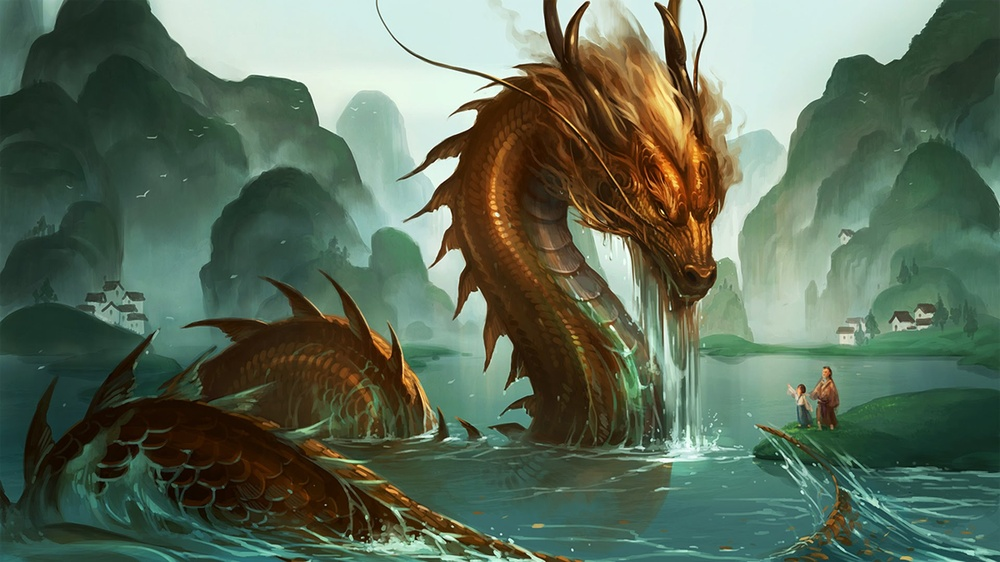
#> input picture Inputs/1) dragon.jpg, 1000 x 562 px, shrunk from 1920 x 1080 before the run, found by its file name
$ python '5)_OpenCV_ColorSpaces.py'
#> lines starting #> are read from the running program, lines starting #| are printed output that depends on the picture
import cv2, os
img = cv2.imread(os.path.join(".", "inputs", "1) dragon.jpg"))
#> img is the input picture: shape (562, 1000, 3); mean B, G, R 89.4, 108.7, 91.8
img_gray = cv2.cvtColor(img, cv2.COLOR_BGR2GRAY)
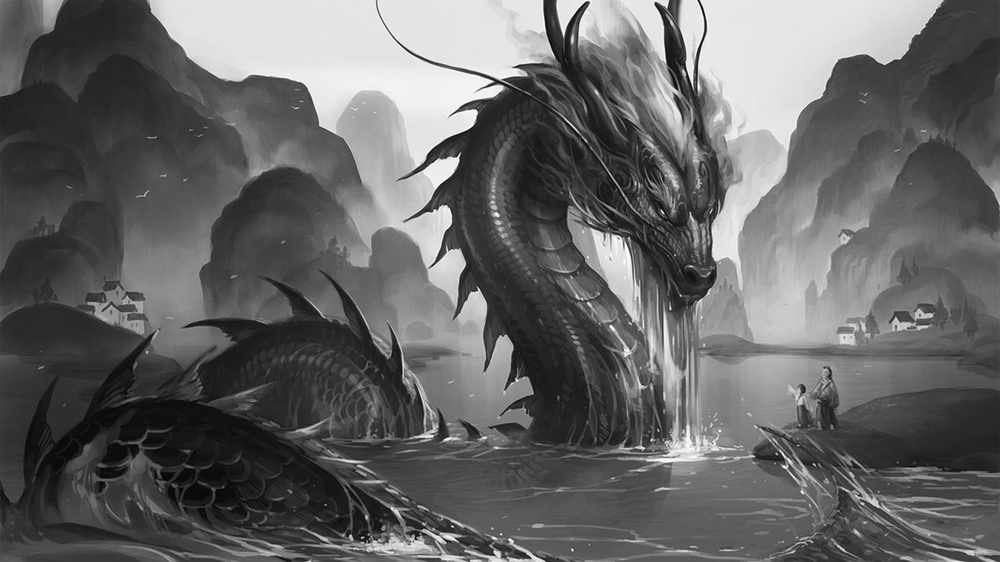
#> img_gray: shape (562, 1000); min 1, max 255, mean 101.5
img_rgb = cv2.cvtColor(img, cv2.COLOR_BGR2RGB)
img_hsv = cv2.cvtColor(img, cv2.COLOR_BGR2HSV)
#> img_hsv: shape (562, 1000, 3); mean H, S, V 58.9, 105.1, 115
cv2.namedWindow("BGR Dragon", cv2.WINDOW_NORMAL)
cv2.imshow("BGR Dragon", img)
cv2.namedWindow("RGB Dragon", cv2.WINDOW_NORMAL)
cv2.imshow("RGB Dragon", img_rgb)
cv2.namedWindow("Gray Dragon", cv2.WINDOW_NORMAL)
cv2.imshow("Gray Dragon", img_gray)
cv2.namedWindow("HSV Dragon", cv2.WINDOW_NORMAL)
cv2.imshow("HSV Dragon", img_hsv)
cv2.waitKey(0)
cv2.destroyAllWindows()
cv2.imwrite(os.path.join(".", "outputs", "2) dragon_rgb.jpg"), img_rgb)
cv2.imwrite(os.path.join(".", "outputs", "3) dragon_gray.jpg"), img_gray)
cv2.imwrite(os.path.join(".", "outputs", "4) dragon_hsv.jpg"), img_hsv)

$ run again, with Inputs/4) bear.jpg copied over Inputs/1) dragon.jpg
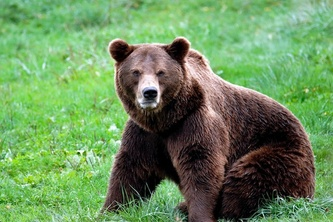
#> input picture Inputs/4) bear.jpg, 333 x 222 px, shrunk from 640 x 427 before the run, found by its file name
#> img is the input picture: shape (222, 333, 3); mean B, G, R 91.8, 141.6, 106.1
#> `img_gray = cv2.cvtColor(img, cv2.COLOR_BGR2GRAY)`:
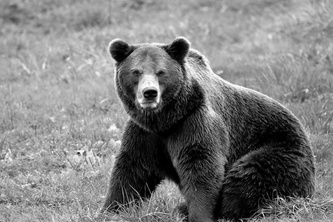
#> img_gray: shape (222, 333); min 0, max 255, mean 125.3
#> img_hsv: shape (222, 333, 3); mean H, S, V 57.8, 105.2, 147.8

$ run again, with Inputs/6) messi.jpg copied over Inputs/1) dragon.jpg
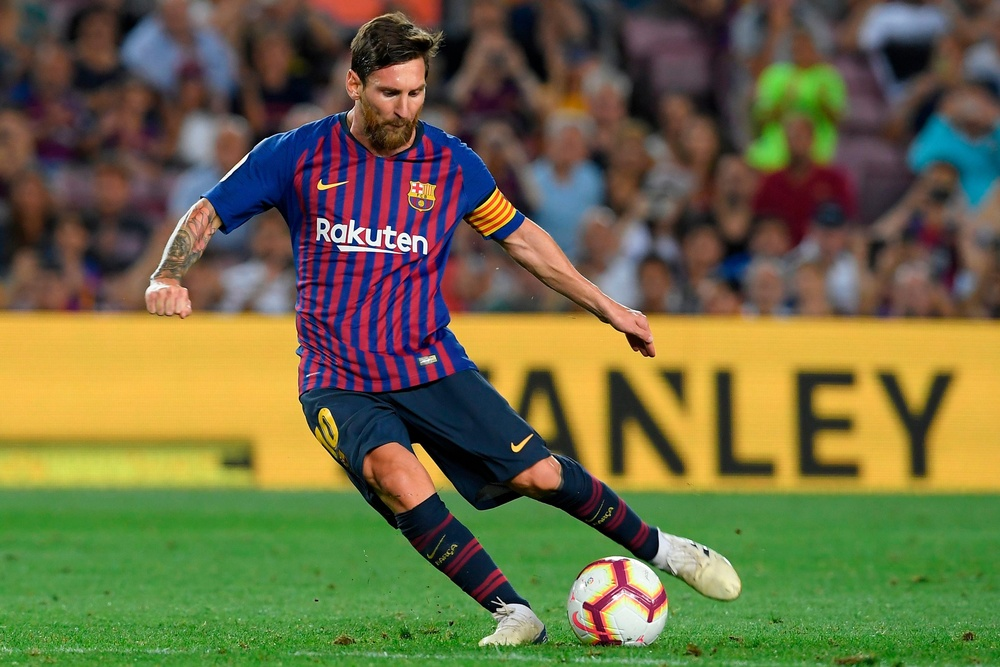
#> input picture Inputs/6) messi.jpg, 1000 x 667 px, shrunk from 3150 x 2100 before the run, found by its file name
#> img is the input picture: shape (667, 1000, 3); mean B, G, R 68, 106.3, 108.2
#> `img_gray = cv2.cvtColor(img, cv2.COLOR_BGR2GRAY)`:
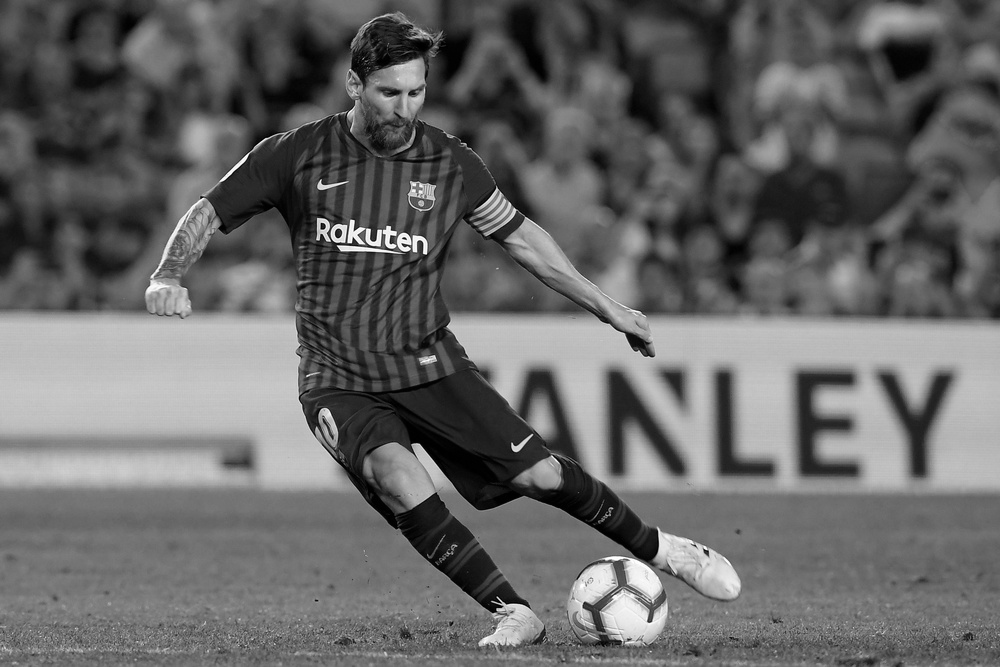
#> img_gray: shape (667, 1000); min 0, max 255, mean 102.5
#> img_hsv: shape (667, 1000, 3); mean H, S, V 57.8, 133, 131.9
